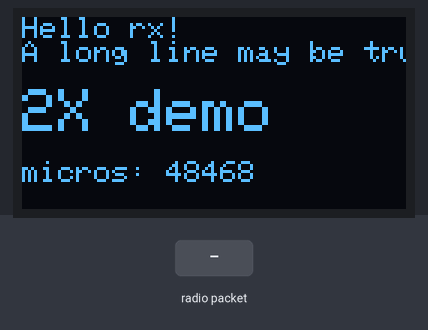
Recording of a sketch running on a simulated Arduino Uno, built with avr-gcc and run on an emulated ATmega328P. Shown: 128×64 one-colour display. The inputs (shaded band) are chosen by the test bench. No radio packets arrive unless stated; what the sketch prints to the serial monitor is not drawn.

Above: at 1.2 s.
1.3 s: radio packet "1" arrives
At 1.7 s:
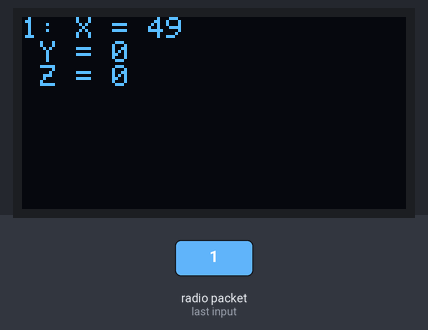
2.8 s: radio packet "0" arrives
4.3 s: radio packet "2" arrives
At 5.2 s:
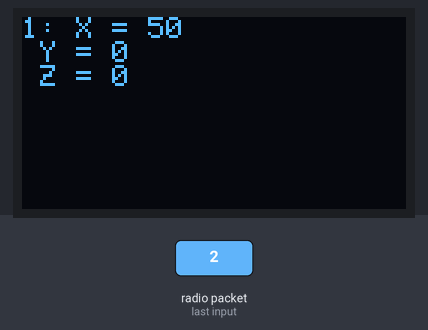
Timing chart, 0 to 7.3 s (numbered marks = the images above; inputs shaded):
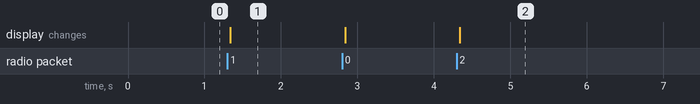

Measured:
- after the input at 1.3 s, the display: changes at once (image 1)
- after the input at 4.3 s, the display: changes at once (image 2)

The sketch:

sketch_mar31a.ino
```cpp
// Simple I2C test for ebay 128x64 oled.
// Use smaller faster AvrI2c class in place of Wire.
// Edit AVRI2C_FASTMODE in SSD1306Ascii.h to change the default I2C frequency.
//
#include "SSD1306Ascii.h"
#include "SSD1306AsciiAvrI2c.h"

// 0X3C+SA0 - 0x3C or 0x3D
#define I2C_ADDRESS 0x3C

// Define proper RST_PIN if required.
#define RST_PIN -1

SSD1306AsciiAvrI2c oled;

/*
  nRF24L01+ Joystick Receiver Demo
  nrf24l01-joy-rcv-demo.ino
  nRF24L01+ Receiver with Joystick Decode
  Use with Joystick Transmitter Demo
  DroneBot Workshop 2018
  https://dronebotworkshop.com
*/

// Include RadioHead ReliableDatagram & NRF24 Libraries
#include <RHReliableDatagram.h>
#include <RH_NRF24.h>

// Include dependant SPI Library
#include <SPI.h>

// Define addresses for radio channels
#define CLIENT_ADDRESS 1
#define SERVER_ADDRESS 2

// Create an instance of the radio driver
RH_NRF24 RadioDriver;

// Sets the radio driver to NRF24 and the server address to 2
RHReliableDatagram RadioManager(RadioDriver, SERVER_ADDRESS);

// Define a message to return if values received
uint8_t ReturnMessage[] = "JoyStick Data Received";

// Define the Message Buffer
uint8_t buf[RH_NRF24_MAX_MESSAGE_LEN];

void setup()
{
  // Setup Serial Monitor
  Serial.begin(9600);
  Serial.println("init");

#if RST_PIN >= 0
  oled.begin(&Adafruit128x64, I2C_ADDRESS, RST_PIN);
#else // RST_PIN >= 0
  oled.begin(&Adafruit128x64, I2C_ADDRESS);
#endif // RST_PIN >= 0
  // Call oled.setI2cClock(frequency) to change from the default frequency.

  oled.setFont(Adafruit5x7);

  uint32_t m = micros();
  oled.clear();
  oled.println("Hello rx!");
  oled.println("A long line may be truncated");
  oled.println();
  oled.set2X();
  oled.println("2X demo");
  oled.set1X();
  oled.print("\nmicros: ");
  oled.print(micros() - m);


  // Initialize RadioManager with defaults - 2.402 GHz (channel 2), 2Mbps, 0dBm
  Serial.println("radio init");
  if (!RadioManager.init())
    Serial.println("init failed");
}

void loop()
{

  if (RadioManager.available())
  {
    Serial.println("radio loop");
 // Wait for a message addressed to us from the client
    uint8_t len = sizeof(buf);
    uint8_t from;
    if (RadioManager.recvfromAck(buf, &len, &from))
 //Serial Print the values of joystick
    {
      Serial.print("got request from : 0x");
      Serial.print(from, HEX);
      Serial.print(": X = ");
      Serial.println(buf[0]);
      Serial.print(" Y = ");
      Serial.print(buf[1]);
      Serial.print(" Z = ");
      Serial.println(buf[2]);

      oled.clear();
      oled.print(from, HEX);
      oled.print(": X = ");
      oled.println(buf[0]);
      oled.print(" Y = ");
      oled.println(buf[1]);
      oled.print(" Z = ");
      oled.println(buf[2]);

      // Send a reply back to the originator client, check for error
      if (!RadioManager.sendtoWait(ReturnMessage, sizeof(ReturnMessage), from))
        Serial.println("sendtoWait failed");
    }
  }
}
```
